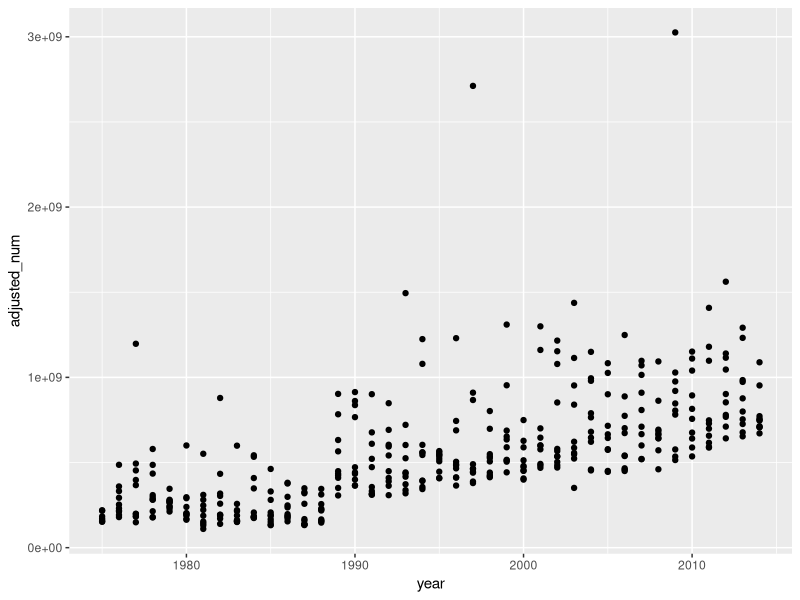
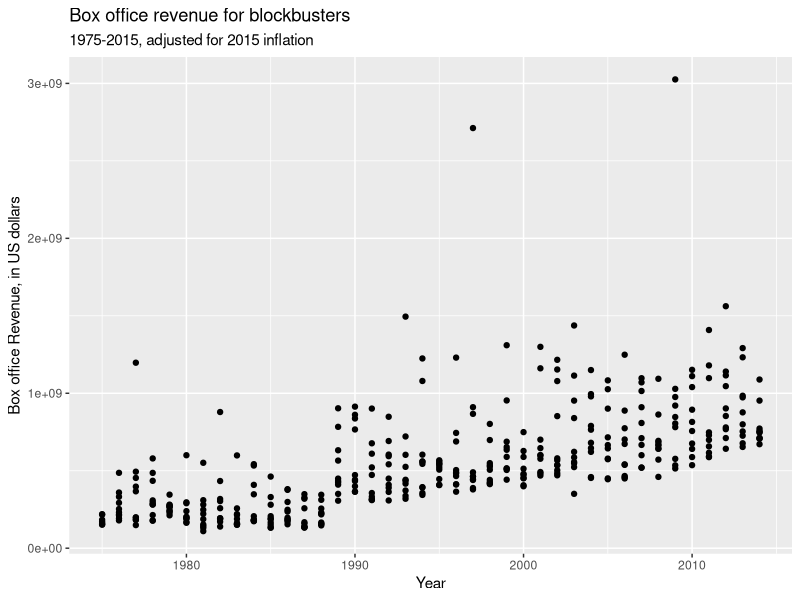
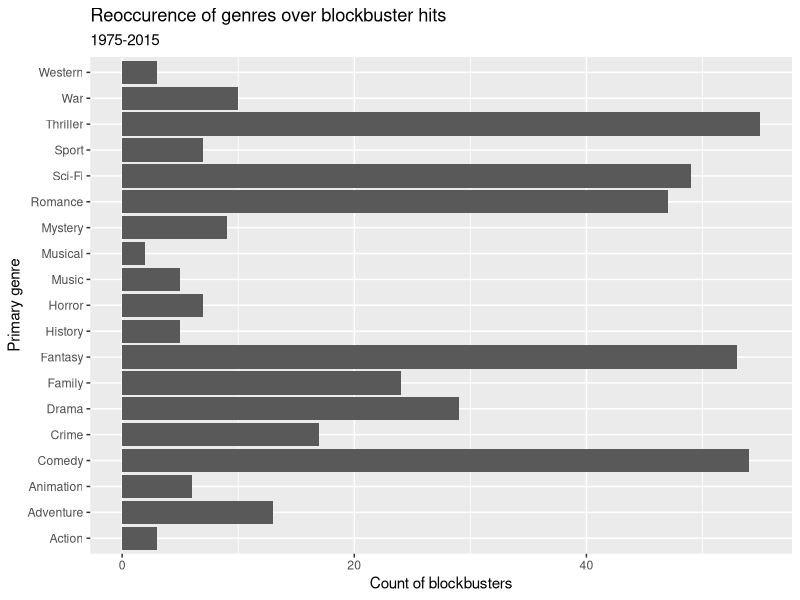

These figures' R source, in order:
## ---- chunk 1
library(tidyverse)
## ---- chunk 2
movies <- read_csv("blockbuster-top_ten_movies_per_year_DFE.csv")
## ---- chunk 3
# Just using the name of the dataframe will display it in it's entirety.
movies

# Use the "head" function to view the first 6 rows of the data.
head(movies)

# Use the "glimpse" function in order to get an overview of what columns are present.
glimpse(movies)
## ---- chunk 4
movies7 <- movies |>
  filter(rt_score >= 7.0) |>
  select(title, rt_score)

movies7
## ---- chunk 5
# Only display movies with rt_score 7 or higher
movies |>
  filter(rt_score >= 7)
## ---- chunk 6
# Only display movies with rt_score greater than 7 or less than 3
movies |>
  filter(rt_score < 3 | rt_score > 7)
## ---- chunk 7
# Only display movies where Genre_1 is family, and the studio was Disney
movies |>
  filter(Genre_1 == "Family" & studio == "Walt Disney Pictures")
## ---- chunk 8
# Write code to display all PG-13 movies where Genre_1 is Sci-Fi or Fantasy.
## ---- chunk 9
movies |>
  filter(rating == "PG-13" & (Genre_1 == "Sci-Fi" | Genre_1 == "Fantasy"))
## ---- chunk 10
# Move the title column to the front
movies <- movies |> # assigning the variable so that this saves as our new movies dataframe
  relocate(title)
movies
## ---- chunk 11
# Move the last three columns of the data frame to the beginning
movies <- movies |> 
  relocate(studio:year, .after = title)
movies
## ---- chunk 12
# Move poster_URL to the last column of the dataframe
## ---- chunk 13
movies <- movies |>
  relocate(poster_url, .after = last_col())
## ---- chunk 14
# The variable last_col() can be used instead of having to specify the name of the last column.
## ---- chunk 15
# Create a new dataframe with the columns title, year, and worldwide_gross
movies_simple <- movies |> # assignment operator again! we want a new dataframe
  select(title, year, worldwide_gross)
movies_simple
## ---- chunk 16
# Create a new dataframe title movie_genres containing the movie titles, as well as the three individual genres
## ---- chunk 17
movie_genres <- movies |>
  select(title, Genre_1:Genre_3)
movie_genres
## ---- chunk 18
# Create a new dataframe without the poster_url column
movies_posterless <- movies |>
  select(!poster_url)
movies_posterless
## ---- chunk 19
# Use mutate to create a new column that averages the Rotten Tomatoes audience and normal freshness scores.
movies |>
  mutate(average_freshness = (audience_freshness + rt_freshness)/2) |>
  select(title, average_freshness)
## ---- chunk 20
# Create a new column called "count" to count the number of movies from each studio in our dataset
movies_studio_count <- movies |>
  group_by(studio) |>
  mutate(count = n()) |>
  select(studio, count)
movies_studio_count
## ---- chunk 21
# Remove duplicate columns
movies_studio_count <- movies_studio_count |>
  distinct(studio, .keep_all = TRUE)
movies_studio_count
## ---- chunk 22
# Create a new dataframe called movies_new that contains the columns movie title, year, adjusted, and a new column containing the average of the Rotten Tomatoes and IMDB Ratings. Only include movies with an average rating over 6.
## ---- chunk 23
movies_new <- movies |>
  mutate(average_rating = (rt_score + imdb_rating)/2) |>
  select(title, year, adjusted, average_rating) |>
  filter(average_rating > 6)
movies_new
## ---- chunk 24
movies |>
  filter(str_detect(studio, "Disney"))|>
  select(studio)
## ---- chunk 25
# Use str_detect to only choose rows where the release month was in June (abbreviated Jun in the release date)
## ---- chunk 26
movies |>
  filter(str_detect(release_date, "Jun"))
## ---- chunk 27
movies_numeric <- movies |>
  mutate(adjusted_num = as.numeric(str_remove_all(adjusted, "[\\$,]"))) # the two backslashes in front of the $ escape it because $ has other meanings in regular expressions
movies_numeric
## ---- chunk 28
movies_numeric |>
  group_by(year) |>
  ggplot(movies,
       mapping = aes(x = year, y = adjusted_num)) +
  geom_point()
## ---- chunk 29
movies_numeric |>
  ggplot(movies,
       mapping = aes(x = year, y = adjusted_num)) +
  geom_point() +
  labs(
    x = "Year",
    y = "Box office Revenue, in US dollars",
    title = "Box office revenue for blockbusters",
    subtitle = "1975-2015, adjusted for 2015 inflation"
  )
## ---- chunk 30
# Bar graph of quantities of Genre_1

movies |>
  filter(!is.na(Genre_1)) |> # this line uses the na.rm argument to remove any movies with no Genre_1 from our graph
  ggplot(movies,
       mapping = aes(x = Genre_1)) +
  geom_bar() +
  coord_flip() + # flips the axes for readability
  labs(
    x = "Primary genre",
    y = "Count of blockbusters",
    title = "Reoccurence of genres over blockbuster hits",
    subtitle = "1975-2015"
  )

